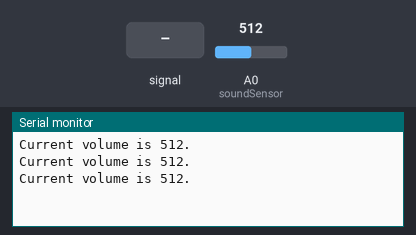
The sketch below on a simulated Arduino Uno, built with avr-gcc and run on an emulated ATmega328P. Shown: the last lines printed to the serial monitor. Inputs (shaded band) come from the test bench; at power-on: A0 (soundSensor) = 512.

Above: at 1.3 s.
1.4 s: A0 (soundSensor) fed a 200 Hz sine of ±81 counts around its level
At 1.9 s:
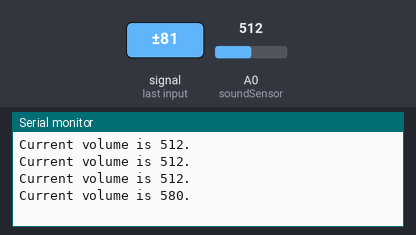
2.9 s: A0 (soundSensor) set to 716
At 3.4 s:
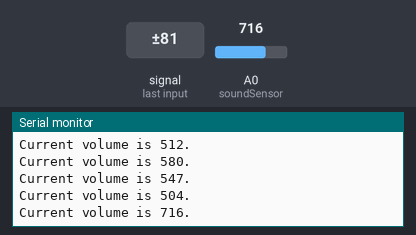
4.4 s: A0 (soundSensor) fed a 1000 Hz sine of ±255 counts around its level
At 4.9 s:
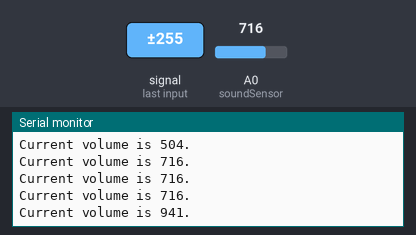
5.9 s: A0 (soundSensor) set to 900
At 6.4 s:
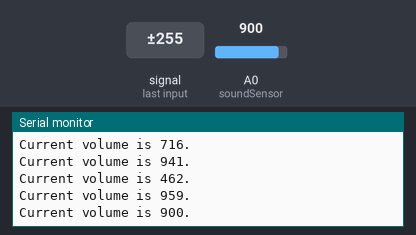
Timing chart, 0 to 8.4 s (numbered marks = the images above; inputs shaded):
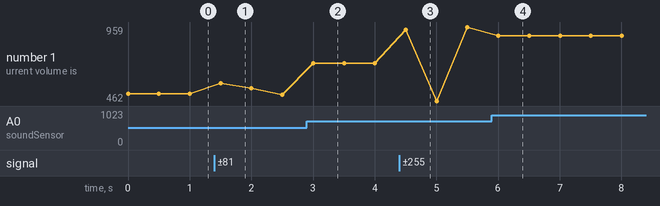

Measured:
- after the input at 1.4 s, the serial monitor: prints a new line after 0.10 s (image 1)
- after the input at 2.9 s, the serial monitor: prints a new line after 0.10 s (image 2)
- after the input at 4.4 s, the serial monitor: prints a new line after 0.10 s (image 3)
- after the input at 5.9 s, the serial monitor: prints a new line after 0.11 s (image 4)
- plotted number 1: 512 → 504 after the input at 1.4 s, 504 → 716 after the input at 2.9 s, 716 → 959 after the input at 4.4 s, 959 → 900 after the input at 5.9 s

The sketch:

06_arduino_sound_sensor.ino
```cpp
// This shows you how to use the sound sensor.

const int soundSensor = A0; // The tempSensor uses an analog input

void setup() {
  Serial.begin(9600); // Open the serial port at 9600bps
  pinMode(soundSensor, INPUT);
}

void loop() {
  int volume = analogRead(soundSensor); // Get the (raw) value of the sound sensor.


  Serial.print( "Current volume is " ); // Print to the serial console. This will be the main communication between the Arduino and p5.js
  Serial.print(volume);
  Serial.print( "." );
  Serial.println(); // Print a new Line
  delay(500); // !IMPORTANT! Wait half a second before reading again. Don't read inputs without this. This may crash your sketch.
}
```
